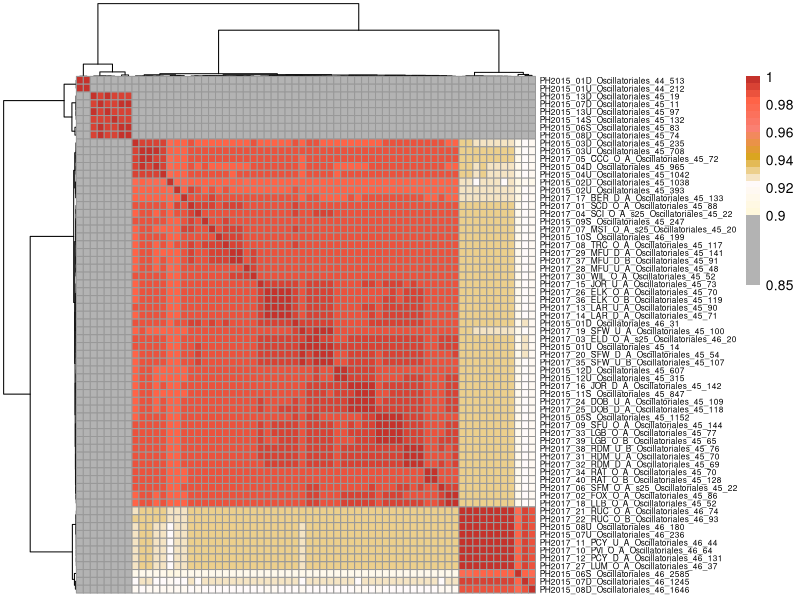
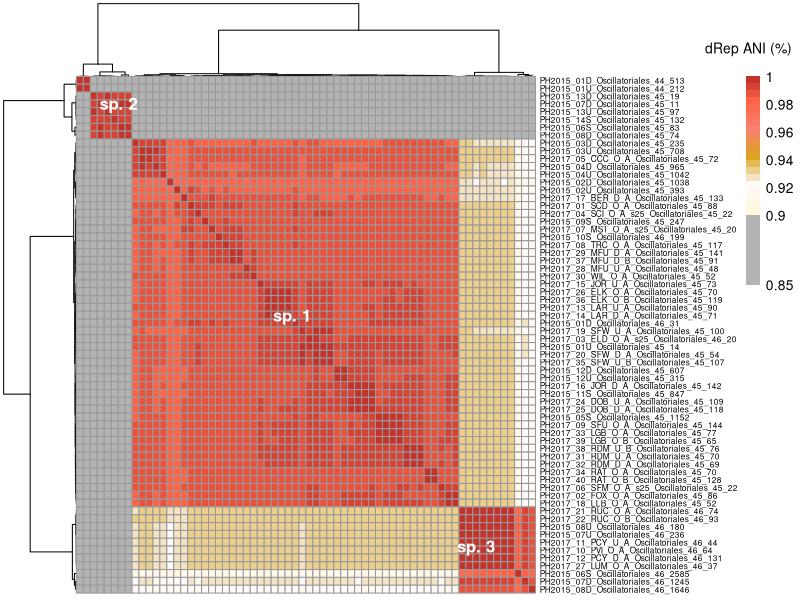

Write R code to recreate these figures, in order.
## Script to format and plot dRep ANI values


#### Libraries #################################################################
library(tidyverse)
library(vegan)
library(pheatmap)
library(grid)
################################################################################


## READ dRep OUTPUT
df <- read_csv(file.path("Data/dRep", "Ndb_20200422.csv")) %>%
  select(querry, reference, ani, alignment_coverage) %>% 
  mutate(querry= str_replace(querry, ".fa", ""),
         reference= str_replace(reference, ".fa", ""))

## Transform into a matrix
ani.mat <- df %>%
  select(querry, reference, ani) %>% 
  spread(key= querry, value= ani) %>%
  select(-reference) %>%
  as.matrix(.)
rownames(ani.mat) <- colnames(ani.mat)


## Remove NAs (these are generated because only samples within the same primary cluster have an NA value calculated)
ani.mat[is.na(ani.mat) == TRUE] <- 0.8

# Calculate Euclidean distance
ani.dist.row <- vegdist(ani.mat, method= "euclidean")

## Identify the 4 species
ani.clusters <- hclust(ani.dist.row, method = "ward.D2")
ani.species <- data.frame(ani_species= cutree(ani.clusters, k= 4))
ani.species$genome <- str_replace(row.names(ani.species), ".fa", "")

## Change the species numbers to match the PH2015 publication and write a TSV file
ani.species <- ani.species %>%
  mutate(ani_species= ifelse(ani_species == 1, 4,
                             ifelse(ani_species == 2, 1,
                                    ifelse(ani_species == 3, 2, 3)))) %>%
  select(genome, ani_species)
#write_tsv(ani.species, path= file.path("Data/dRep", "ani_species.tsv"))



#### SUMMARY STATISTICS BETWEEEN SPECIES ####
ani.df <- ani.mat %>% 
  as.data.frame() %>% 
  mutate(genome= str_replace_all(row.names(ani.mat), ".fa", "")) %>% 
  as_tibble() %>% 
  left_join(., ani.species) %>% 
  rename(genome_1= genome, species_1= ani_species)

## Make long
ani.df.l <- ani.df %>% 
  pivot_longer(names_to= "genome_2", values_to = "dRep_ANI", cols= contains("PH")) %>% 
  mutate(genome_2= str_replace_all(genome_2, ".fa", "")) %>% 
  left_join(., ani.species, by= c("genome_2" = "genome")) %>% 
  rename(species_2 = ani_species) %>% 
  select(genome_1, species_1, genome_2, species_2, dRep_ANI) %>% 
  mutate(species_comp= str_c(species_1, species_2, sep= "-")) %>% 
  left_join(., select(df, querry, reference, alignment_coverage), by= c("genome_1" = "querry", "genome_2" = "reference"))


## Summarize ANI values between species clusters
ani.species.comparison <- ani.df.l %>% 
  group_by(species_comp) %>% 
  summarize(n= length(dRep_ANI),
            mean_ani= mean(dRep_ANI),
            median_ani= median(dRep_ANI),
            sd_ani= sd(dRep_ANI),
            mean_cov= mean(alignment_coverage),
            median_cov= median(alignment_coverage),
            sd_cov= sd(alignment_coverage))

#### FIGURE #####

## Color ramp
ani.breaks <- c(0.85, seq(0.90, 1, by= 0.005))
legend.breaks <- c(0.85, seq(0.90, 1, by= 0.02))
ani.colors <- c("gray70",  colorRampPalette(c("cornsilk", "snow", "goldenrod", "salmon", "tomato", "firebrick"))(21))


ani.heat <- pheatmap(ani.mat,
         color= ani.colors,
         breaks= ani.breaks,
         border_color = "gray60",
         legend_breaks= legend.breaks,
         scale= "none",
         cluster_cols = TRUE,
         cluster_rows = TRUE,
         clustering_distance_rows= ani.dist.row,
         clustering_distance_cols= ani.dist.row,
         clustering_method= "ward.D2",
         margins= (c(10, 10)),
         show_rownames= TRUE,
         show_colnames=  FALSE,
         fontsize_row = 6,
)

png("Output_figures/Fig_S2b.png", height= 180, width= 180, units= "mm", res= 320, type= "cairo")
ani.heat

grid.text("sp. 1", x= 0.365, y= 0.475, just= "center", gp=gpar(fontsize=12, fontface= "bold", col= "white"))
grid.text("sp. 2", x= 0.148, y= 0.828, just= "center", gp=gpar(fontsize=12, fontface= "bold", col= "white"))
grid.text("sp. 3", x= 0.595, y= 0.09, just= "center", gp=gpar(fontsize=12, fontface= "bold", col= "white"))
grid.text("dRep ANI (%)", x= 0.99, y= 0.92, just= "right", gp=gpar(fontsize=10, col= "Black"))
dev.off()
